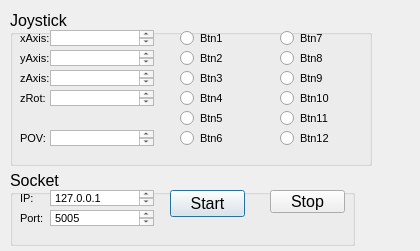
<?xml version="1.0" encoding="UTF-8"?>
<ui version="4.0">
 <author>Halil Durmus</author>
 <class>Dialog</class>
 <widget class="QDialog" name="Dialog">
  <property name="geometry">
   <rect>
    <x>0</x>
    <y>0</y>
    <width>420</width>
    <height>251</height>
   </rect>
  </property>
  <property name="windowTitle">
   <string>Dialog</string>
  </property>
  <widget class="QGroupBox" name="groupBox">
   <property name="geometry">
    <rect>
     <x>10</x>
     <y>10</y>
     <width>362</width>
     <height>156</height>
    </rect>
   </property>
   <property name="font">
    <font>
     <pointsize>12</pointsize>
    </font>
   </property>
   <property name="title">
    <string>Joystick</string>
   </property>
   <widget class="QLabel" name="label">
    <property name="geometry">
     <rect>
      <x>10</x>
      <y>20</y>
      <width>31</width>
      <height>16</height>
     </rect>
    </property>
    <property name="font">
     <font>
      <pointsize>8</pointsize>
     </font>
    </property>
    <property name="text">
     <string>xAxis:</string>
    </property>
   </widget>
   <widget class="QLabel" name="label_2">
    <property name="geometry">
     <rect>
      <x>10</x>
      <y>40</y>
      <width>31</width>
      <height>16</height>
     </rect>
    </property>
    <property name="font">
     <font>
      <pointsize>8</pointsize>
     </font>
    </property>
    <property name="text">
     <string>yAxis:</string>
    </property>
   </widget>
   <widget class="QLabel" name="label_3">
    <property name="geometry">
     <rect>
      <x>10</x>
      <y>60</y>
      <width>31</width>
      <height>16</height>
     </rect>
    </property>
    <property name="font">
     <font>
      <pointsize>8</pointsize>
     </font>
    </property>
    <property name="text">
     <string>zAxis:</string>
    </property>
   </widget>
   <widget class="QLabel" name="label_4">
    <property name="geometry">
     <rect>
      <x>10</x>
      <y>80</y>
      <width>31</width>
      <height>16</height>
     </rect>
    </property>
    <property name="font">
     <font>
      <pointsize>8</pointsize>
     </font>
    </property>
    <property name="text">
     <string>zRot:</string>
    </property>
   </widget>
   <widget class="QTextEdit" name="textXAxis">
    <property name="geometry">
     <rect>
      <x>40</x>
      <y>20</y>
      <width>104</width>
      <height>16</height>
     </rect>
    </property>
    <property name="font">
     <font>
      <pointsize>8</pointsize>
     </font>
    </property>
    <property name="acceptDrops">
     <bool>true</bool>
    </property>
    <property name="html">
     <string>&lt;!DOCTYPE HTML PUBLIC &quot;-//W3C//DTD HTML 4.0//EN&quot; &quot;http://www.w3.org/TR/REC-html40/strict.dtd&quot;&gt;
&lt;html&gt;&lt;head&gt;&lt;meta name=&quot;qrichtext&quot; content=&quot;1&quot; /&gt;&lt;style type=&quot;text/css&quot;&gt;
p, li { white-space: pre-wrap; }
&lt;/style&gt;&lt;/head&gt;&lt;body style=&quot; font-family:'MS Shell Dlg 2'; font-size:8pt; font-weight:400; font-style:normal;&quot;&gt;
&lt;p style=&quot;-qt-paragraph-type:empty; margin-top:0px; margin-bottom:0px; margin-left:0px; margin-right:0px; -qt-block-indent:0; text-indent:0px; font-size:12pt;&quot;&gt;&lt;br /&gt;&lt;/p&gt;&lt;/body&gt;&lt;/html&gt;</string>
    </property>
   </widget>
   <widget class="QTextEdit" name="textYAxis">
    <property name="geometry">
     <rect>
      <x>40</x>
      <y>40</y>
      <width>104</width>
      <height>16</height>
     </rect>
    </property>
    <property name="font">
     <font>
      <pointsize>8</pointsize>
     </font>
    </property>
   </widget>
   <widget class="QTextEdit" name="textZAxis">
    <property name="geometry">
     <rect>
      <x>40</x>
      <y>60</y>
      <width>104</width>
      <height>16</height>
     </rect>
    </property>
    <property name="font">
     <font>
      <pointsize>8</pointsize>
     </font>
    </property>
   </widget>
   <widget class="QTextEdit" name="textZRot">
    <property name="geometry">
     <rect>
      <x>40</x>
      <y>80</y>
      <width>104</width>
      <height>16</height>
     </rect>
    </property>
    <property name="font">
     <font>
      <pointsize>8</pointsize>
     </font>
    </property>
   </widget>
   <widget class="QRadioButton" name="radioButton1">
    <property name="geometry">
     <rect>
      <x>170</x>
      <y>20</y>
      <width>82</width>
      <height>16</height>
     </rect>
    </property>
    <property name="font">
     <font>
      <pointsize>8</pointsize>
     </font>
    </property>
    <property name="text">
     <string>Btn1</string>
    </property>
   </widget>
   <widget class="QRadioButton" name="radioButton_2">
    <property name="geometry">
     <rect>
      <x>170</x>
      <y>40</y>
      <width>82</width>
      <height>16</height>
     </rect>
    </property>
    <property name="font">
     <font>
      <pointsize>8</pointsize>
     </font>
    </property>
    <property name="text">
     <string>Btn2</string>
    </property>
   </widget>
   <widget class="QRadioButton" name="radioButton_3">
    <property name="geometry">
     <rect>
      <x>170</x>
      <y>60</y>
      <width>82</width>
      <height>16</height>
     </rect>
    </property>
    <property name="font">
     <font>
      <pointsize>8</pointsize>
     </font>
    </property>
    <property name="text">
     <string>Btn3</string>
    </property>
   </widget>
   <widget class="QRadioButton" name="radioButton_4">
    <property name="geometry">
     <rect>
      <x>170</x>
      <y>80</y>
      <width>82</width>
      <height>16</height>
     </rect>
    </property>
    <property name="font">
     <font>
      <pointsize>8</pointsize>
     </font>
    </property>
    <property name="text">
     <string>Btn4</string>
    </property>
   </widget>
   <widget class="QRadioButton" name="radioButton_5">
    <property name="geometry">
     <rect>
      <x>170</x>
      <y>100</y>
      <width>82</width>
      <height>16</height>
     </rect>
    </property>
    <property name="font">
     <font>
      <pointsize>8</pointsize>
     </font>
    </property>
    <property name="text">
     <string>Btn5</string>
    </property>
   </widget>
   <widget class="QRadioButton" name="radioButton_6">
    <property name="geometry">
     <rect>
      <x>170</x>
      <y>120</y>
      <width>82</width>
      <height>16</height>
     </rect>
    </property>
    <property name="font">
     <font>
      <pointsize>8</pointsize>
     </font>
    </property>
    <property name="text">
     <string>Btn6</string>
    </property>
   </widget>
   <widget class="QRadioButton" name="radioButton_12">
    <property name="geometry">
     <rect>
      <x>270</x>
      <y>120</y>
      <width>82</width>
      <height>16</height>
     </rect>
    </property>
    <property name="font">
     <font>
      <pointsize>8</pointsize>
     </font>
    </property>
    <property name="text">
     <string>Btn12</string>
    </property>
   </widget>
   <widget class="QRadioButton" name="radioButton_8">
    <property name="geometry">
     <rect>
      <x>270</x>
      <y>40</y>
      <width>82</width>
      <height>16</height>
     </rect>
    </property>
    <property name="font">
     <font>
      <pointsize>8</pointsize>
     </font>
    </property>
    <property name="text">
     <string>Btn8</string>
    </property>
   </widget>
   <widget class="QRadioButton" name="radioButton_10">
    <property name="geometry">
     <rect>
      <x>270</x>
      <y>80</y>
      <width>82</width>
      <height>16</height>
     </rect>
    </property>
    <property name="font">
     <font>
      <pointsize>8</pointsize>
     </font>
    </property>
    <property name="text">
     <string>Btn10</string>
    </property>
   </widget>
   <widget class="QRadioButton" name="radioButton_11">
    <property name="geometry">
     <rect>
      <x>270</x>
      <y>100</y>
      <width>82</width>
      <height>16</height>
     </rect>
    </property>
    <property name="font">
     <font>
      <pointsize>8</pointsize>
     </font>
    </property>
    <property name="text">
     <string>Btn11</string>
    </property>
   </widget>
   <widget class="QRadioButton" name="radioButton_7">
    <property name="geometry">
     <rect>
      <x>270</x>
      <y>20</y>
      <width>82</width>
      <height>16</height>
     </rect>
    </property>
    <property name="font">
     <font>
      <pointsize>8</pointsize>
     </font>
    </property>
    <property name="text">
     <string>Btn7</string>
    </property>
   </widget>
   <widget class="QRadioButton" name="radioButton_9">
    <property name="geometry">
     <rect>
      <x>270</x>
      <y>60</y>
      <width>82</width>
      <height>16</height>
     </rect>
    </property>
    <property name="font">
     <font>
      <pointsize>8</pointsize>
     </font>
    </property>
    <property name="text">
     <string>Btn9</string>
    </property>
   </widget>
   <widget class="QLabel" name="label_5">
    <property name="geometry">
     <rect>
      <x>10</x>
      <y>120</y>
      <width>31</width>
      <height>16</height>
     </rect>
    </property>
    <property name="font">
     <font>
      <pointsize>8</pointsize>
     </font>
    </property>
    <property name="text">
     <string>POV:</string>
    </property>
   </widget>
   <widget class="QTextEdit" name="textPOV">
    <property name="geometry">
     <rect>
      <x>40</x>
      <y>120</y>
      <width>104</width>
      <height>16</height>
     </rect>
    </property>
    <property name="font">
     <font>
      <pointsize>8</pointsize>
     </font>
    </property>
   </widget>
  </widget>
  <widget class="QGroupBox" name="groupBox_2">
   <property name="geometry">
    <rect>
     <x>10</x>
     <y>170</y>
     <width>345</width>
     <height>76</height>
    </rect>
   </property>
   <property name="font">
    <font>
     <pointsize>12</pointsize>
    </font>
   </property>
   <property name="title">
    <string>Socket</string>
   </property>
   <widget class="QLabel" name="label_6">
    <property name="geometry">
     <rect>
      <x>10</x>
      <y>20</y>
      <width>31</width>
      <height>16</height>
     </rect>
    </property>
    <property name="font">
     <font>
      <pointsize>8</pointsize>
     </font>
    </property>
    <property name="text">
     <string>IP:</string>
    </property>
   </widget>
   <widget class="QTextEdit" name="textIP">
    <property name="geometry">
     <rect>
      <x>40</x>
      <y>20</y>
      <width>104</width>
      <height>16</height>
     </rect>
    </property>
    <property name="html">
     <string>&lt;!DOCTYPE HTML PUBLIC &quot;-//W3C//DTD HTML 4.0//EN&quot; &quot;http://www.w3.org/TR/REC-html40/strict.dtd&quot;&gt;
&lt;html&gt;&lt;head&gt;&lt;meta name=&quot;qrichtext&quot; content=&quot;1&quot; /&gt;&lt;style type=&quot;text/css&quot;&gt;
p, li { white-space: pre-wrap; }
&lt;/style&gt;&lt;/head&gt;&lt;body style=&quot; font-family:'MS Shell Dlg 2'; font-size:12pt; font-weight:400; font-style:normal;&quot;&gt;
&lt;p style=&quot; margin-top:0px; margin-bottom:0px; margin-left:0px; margin-right:0px; -qt-block-indent:0; text-indent:0px;&quot;&gt;&lt;span style=&quot; font-size:8pt;&quot;&gt;127.0.0.1&lt;/span&gt;&lt;/p&gt;&lt;/body&gt;&lt;/html&gt;</string>
    </property>
   </widget>
   <widget class="QLabel" name="label_7">
    <property name="geometry">
     <rect>
      <x>10</x>
      <y>40</y>
      <width>31</width>
      <height>16</height>
     </rect>
    </property>
    <property name="font">
     <font>
      <pointsize>8</pointsize>
     </font>
    </property>
    <property name="text">
     <string>Port:</string>
    </property>
   </widget>
   <widget class="QTextEdit" name="textPort">
    <property name="geometry">
     <rect>
      <x>40</x>
      <y>40</y>
      <width>104</width>
      <height>16</height>
     </rect>
    </property>
    <property name="html">
     <string>&lt;!DOCTYPE HTML PUBLIC &quot;-//W3C//DTD HTML 4.0//EN&quot; &quot;http://www.w3.org/TR/REC-html40/strict.dtd&quot;&gt;
&lt;html&gt;&lt;head&gt;&lt;meta name=&quot;qrichtext&quot; content=&quot;1&quot; /&gt;&lt;style type=&quot;text/css&quot;&gt;
p, li { white-space: pre-wrap; }
&lt;/style&gt;&lt;/head&gt;&lt;body style=&quot; font-family:'MS Shell Dlg 2'; font-size:12pt; font-weight:400; font-style:normal;&quot;&gt;
&lt;p style=&quot; margin-top:0px; margin-bottom:0px; margin-left:0px; margin-right:0px; -qt-block-indent:0; text-indent:0px;&quot;&gt;&lt;span style=&quot; font-size:8pt;&quot;&gt;5005&lt;/span&gt;&lt;/p&gt;
&lt;p style=&quot;-qt-paragraph-type:empty; margin-top:0px; margin-bottom:0px; margin-left:0px; margin-right:0px; -qt-block-indent:0; text-indent:0px; font-size:8pt;&quot;&gt;&lt;br /&gt;&lt;/p&gt;&lt;/body&gt;&lt;/html&gt;</string>
    </property>
   </widget>
   <widget class="QPushButton" name="pushBtnStart">
    <property name="geometry">
     <rect>
      <x>160</x>
      <y>20</y>
      <width>75</width>
      <height>27</height>
     </rect>
    </property>
    <property name="text">
     <string>Start</string>
    </property>
   </widget>
   <widget class="QPushButton" name="pushBtnStop">
    <property name="geometry">
     <rect>
      <x>260</x>
      <y>20</y>
      <width>75</width>
      <height>23</height>
     </rect>
    </property>
    <property name="text">
     <string>Stop</string>
    </property>
   </widget>
  </widget>
 </widget>
 <resources/>
 <connections/>
</ui>
